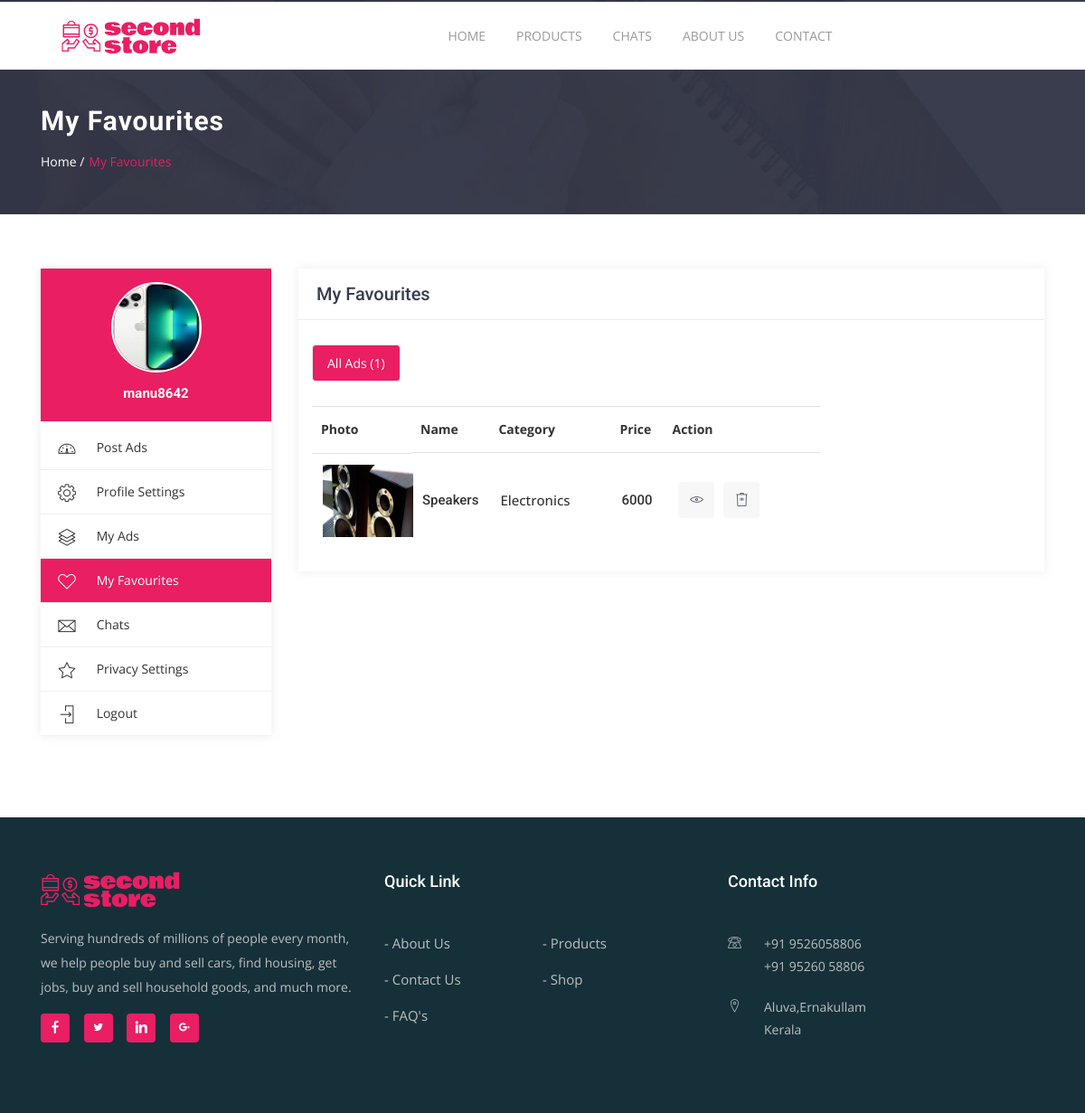
Screenshot of /favads/ (signed in) with the database file from the repository.
### frontend/models.py (models this page shows)
class wishlistdb(models.Model):
    pid = models.IntegerField(null=True,blank=True)
    user = models.CharField(max_length=100,null=True,blank=True)
    pname = models.CharField(max_length=100,null=True,blank=True)
    bname = models.CharField(max_length=100,null=True,blank=True)
    category = models.CharField(max_length=100,null=True,blank=True)
    price = models.IntegerField(null=True,blank=True)
    details = models.CharField(max_length=300,null=True,blank=True)
    time = models.DateTimeField(auto_now_add=True)
    uname = models.CharField(max_length=100,null=True,blank=True)
    username = models.CharField(max_length=100,null=True,blank=True)
    phone = models.IntegerField(null=True,blank=True)
    email = models.CharField(max_length=100,null=True,blank=True)
    address = models.CharField(max_length=300,null=True,blank=True)
    district = models.CharField(max_length=100,null=True,blank=True)
    city = models.CharField(max_length=100,null=True,blank=True)
    image = models.ImageField(upload_to="images",null=True,blank=True)
    image1 = models.ImageField(upload_to="images",null=True,blank=True)
    image2 = models.ImageField(upload_to="images",null=True,blank=True)

### frontend/views.py (the view)
# urls.py: path('favads/', views.favads, name="favads"),
def favads(request):
    data = wishlistdb.objects.filter(user=request.session['username'])
    g = UserProfile.objects.get(username=request.session['username']).img
    n = 0
    for i in data:
        n += 1
    return render(request, "website/favadd.html", {'data': data, 'n': n, 'g': g})

### frontend/templates/website/favadd.html (shortened to what this page needs)
<!DOCTYPE html>
{% load static %}
<html lang="en">
<head>
<link rel="stylesheet" type="text/css" href="{% static 'web/assets/css/bootstrap.min.css' %}">
<link rel="stylesheet" type="text/css" href="{% static 'web/assets/fonts/line-icons.css' %}">
<link rel="stylesheet" type="text/css" href="{% static 'web/assets/css/slicknav.css' %}">
<link rel="stylesheet" type="text/css" href="{% static 'web/assets/css/color-switcher.css' %}">
<link rel="stylesheet" type="text/css" href="{% static 'web/assets/css/animate.css' %}">
<link rel="stylesheet" type="text/css" href="{% static 'web/assets/css/owl.carousel.css' %}">
<link rel="stylesheet" type="text/css" href="{% static 'web/assets/css/main.css' %}">
<link rel="stylesheet" type="text/css" href="{% static 'web/assets/css/responsive.css' %}">
</head>
<body>
<header id="header-wrap">
<nav class="navbar navbar-expand-lg bg-white fixed-top scrolling-navbar" style="margin-top:-40px">
<div class="container">
<div class="navbar-header">
<a href="{% url 'homepage' %}" class="navbar-brand"><img src="{% static 'web/assets/img/logonob.svg' %}" alt="" height="40px;"></a>
</div>
<div class="collapse navbar-collapse" id="main-navbar">
<ul class="navbar-nav mr-auto w-100 justify-content-center">
<li class="nav-item">
<a class="nav-link" href="{% url 'homepage' %}">
Home
</a>
</li>
<li class="nav-item">
<a class="nav-link" href="{% url 'allp' %}">
Products
</a>
</li>
<li class="nav-item">
<a class="nav-link" href="{% url 'index' %}">
Chats
</a>
</li>
<li class="nav-item">
<a class="nav-link" href="{% url 'about' %}">
About Us
</a>
</li>
<li class="nav-item">
<a class="nav-link" href="{% url 'contact' %}">
Contact
</a>
</li>
</ul>
</div>
</div>
</nav>
</header>
<div class="page-header" style="background: url({% static 'web/assets/img/banner1.jpg' %});">
<div class="container">
<div class="row">
<div class="col-md-12">
<div class="breadcrumb-wrapper">
<h2 class="product-title">My Favourites</h2>
<ol class="breadcrumb">
<li><a >Home /</a></li>
<li class="current">My Favourites</li>
</ol>
</div>
</div>
</div>
</div>
</div>
<div id="content" class="section-padding">
<div class="container">
<div class="row">
<div class="col-sm-12 col-md-4 col-lg-3 page-sidebar">
<aside>
<div class="sidebar-box">
<div class="user">
<figure>
<a ><img src="{{g.url}}" alt="" width="100px" height="100px"></a>
</figure>
<div class="usercontent">
<h3>{{request.session.username}}</h3>
</div>
</div>
<nav class="navdashboard">
<ul>
<li>
<a  href="{% url 'post' %}">
<i class="lni-dashboard"></i>
<span>Post Ads</span>
</a>
</li>
<li>
<a href="{% url 'editprofile' %}">
<i class="lni-cog"></i>
<span>Profile Settings</span>
</a>
</li>
<li>
<a href="{% url 'myads' %}">
<i class="lni-layers"></i>
<span>My Ads</span>
</a>
</li>
 <li>
<a class="active" href="{% url 'favads' %}">
<i class="lni-heart"></i>
<span>My Favourites</span>
</a>
</li>
<li>
<a href="{% url 'index' %}">
<i class="lni-envelope"></i>
<span>Chats</span>
</a>
</li>
<li>
<a href="{% url 'priv' %}">
<i class="lni-star"></i>
<span>Privacy Settings</span>
</a>
</li>
<li>
<a href="{% url 'ulogout' %}">
<i class="lni-enter"></i>
<span>Logout</span>
</a>
</li>
</ul>
</nav>
</div>
</aside>
</div>
 <div class="col-sm-12 col-md-8 col-lg-9">
<div class="page-content">
<div class="inner-box">
<div class="dashboard-box">
<h2 class="dashbord-title">My Favourites</h2>
</div>
<div class="dashboard-wrapper">
<nav class="nav-table">
<ul>
<li class="active"><a >All Ads (<span>{{n}}</span>)</a></li>
</ul>
</nav>
<table class="table table-responsive dashboardtable tablemyads">
<thead>
<tr>
<th>Photo</th>
<th>Name</th>
<th>Category</th>
<th>Price</th>
<th>Action</th>
</tr>
</thead>
<tbody>
{% for d in data %}
<tr data-category="active">
<td class="photo"><img width="100px" height="80px" src="{{d.image.url}}" alt=""></td>
<td data-title="Title">
<h3>{{d.pname}}</h3>
</td>
<td data-title="Category"><span class="adcategories">{{d.category}}</span></td>
<td data-title="Price">
<h3>{{d.price}}</h3>
</td>
<td data-title="Action">
<div class="btns-actions">
<a class="btn-action btn-view" href="{% url 'myproduct' pid=d.pid %}"><i class="lni-eye"></i></a>
<a class="btn-action btn-delete" href="{% url 'deletewish' itemid=d.id %}"><i class="lni-trash"></i></a>
</div>
</td>
</tr>
{% endfor %}
</tbody>
</table>
</div>
</div>
</div>
</div>
</div>
</div>
</div>
<footer >
<section class="footer-Content">
<div class="container">
<div class="row">
<div class="col-lg-4 col-md-4 col-xs-6 col-mb-12">
<div class="widget">
<div class="footer-logo"><img src="{% static 'web/assets/img/logonob.svg' %}"  height="40px;">
</div>
<div class="textwidget">
<p>Serving hundreds of millions of people every month, we help people buy and
    sell cars, find housing, get jobs, buy and sell household goods, and much more.</p>
</div>
<ul class="mt-3 footer-social">
<li><a class="facebook" href="#"><i class="lni-facebook-filled"></i></a></li>
<li><a class="twitter" href="#"><i class="lni-twitter-filled"></i></a></li>
<li><a class="linkedin" href="#"><i class="lni-linkedin-fill"></i></a></li>
<li><a class="google-plus" href="#"><i class="lni-google-plus"></i></a></li>
</ul>
</div>
</div>
<div class="col-lg-4 col-md-4 col-xs-6 col-mb-12">
<div class="widget">
<h3 class="block-title">Quick Link</h3>
<ul class="menu">
<li><a href="{% url 'about' %}">- About Us</a></li>
<li><a href="{% url 'allp' %}">- Products</a></li>
<li><a href="{% url 'contact' %}">- Contact Us</a></li>
<li><a href="{% url 'allp' %}">- Shop</a></li>
<li><a href="{% url 'contact' %}">- FAQ's</a></li>
</ul>
</div>
</div>
<div class="col-lg-4 col-md-4 col-xs-6 col-mb-12">
<div class="widget">
<h3 class="block-title">Contact Info</h3>
<ul class="contact-footer">
<li>
<strong><i class="lni-phone"></i></strong><span>+91 9526058806 <br> +91 95260 58806</span>
</li>
<li>
<strong><i class="lni-map-marker"></i></strong><span><a> Aluva,Ernakullam <br>Kerala</a></span>
</li>
</ul>
</div>
</div>
</div>
</div>
</section>
</footer>
</body>
</html>

### rows the page displays
wishlistdb: image (picture), pname "Speakers", category "Electronics", price "6000"

### other values shown
{{ request.session.username }} "manu8642"
{{ n }} "1"
